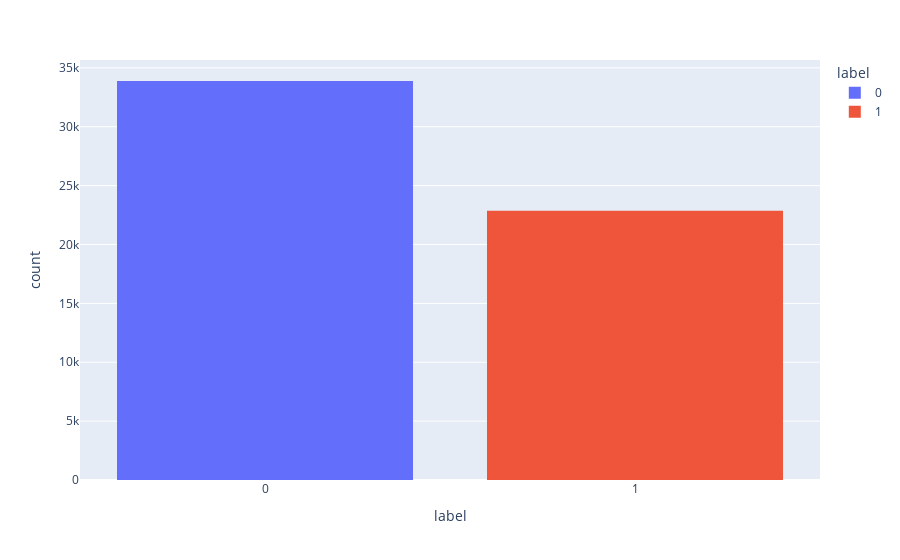

Source (notebook cell):
### Code cell
fig = px.histogram(data1_1, x = "label", color = "label")
fig.show()

### Figure 1 — Plotly figure (JSON) as saved in the notebook; plotly's stock layout.template omitted (floating-point values rounded to 4 significant figures; data arrays with more than 128 entries replaced by an {"elided": "..."} marker saying what was removed)
{"data": [{"alignmentgroup": "True", "bingroup": "x", "hovertemplate": "label=%{x}<br>count=%{y}<extra></extra>", "legendgroup": "0", "marker": {"color": "#636efa", "pattern": {"shape": ""}}, "name": "0", "offsetgroup": "0", "orientation": "v", "showlegend": true, "type": "histogram", "x": {"elided": "33883 str values"}, "xaxis": "x", "yaxis": "y"}, {"alignmentgroup": "True", "bingroup": "x", "hovertemplate": "label=%{x}<br>count=%{y}<extra></extra>", "legendgroup": "1", "marker": {"color": "#EF553B", "pattern": {"shape": ""}}, "name": "1", "offsetgroup": "1", "orientation": "v", "showlegend": true, "type": "histogram", "x": {"elided": "22862 str values"}, "xaxis": "x", "yaxis": "y"}], "layout": {"barmode": "relative", "legend": {"title": {"text": "label"}, "tracegroupgap": 0}, "margin": {"t": 60}, "xaxis": {"anchor": "y", "categoryarray": ["0", "1"], "categoryorder": "array", "domain": [0, 1], "title": {"text": "label"}}, "yaxis": {"anchor": "x", "domain": [0, 1], "title": {"text": "count"}}}}
